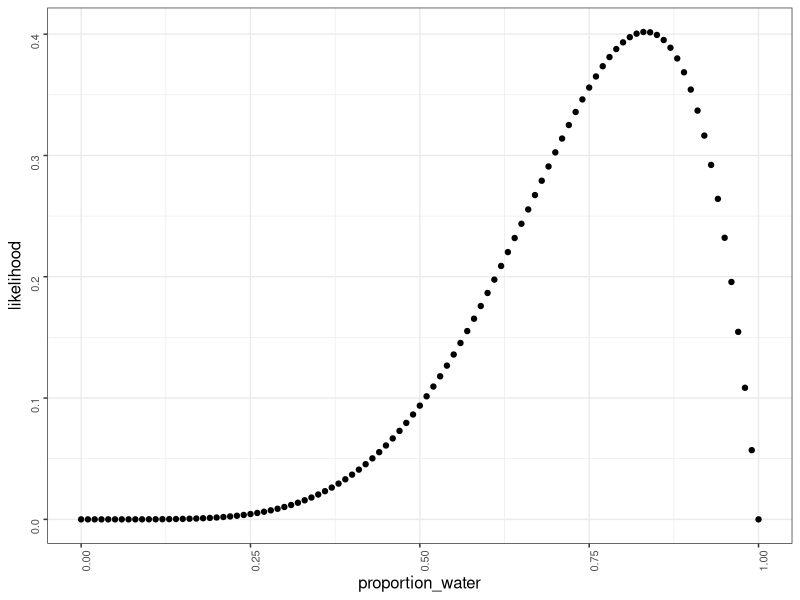
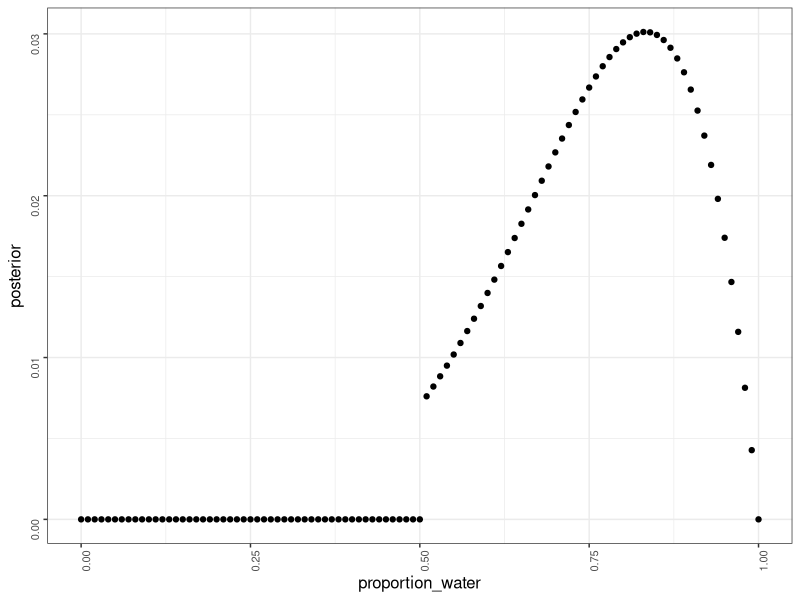

These charts were generated, in order, by the following R code:
## ---- chunk 1
knitr::opts_chunk$set(echo = TRUE,
                      warning = FALSE)
library(tidyverse)
## ---- chunk 2
data=tibble(trial = seq(1,6), outcome=c("W","W","L","W","W","W"))
## ---- chunk 3
stepsize=0.01
likelhood_tab <- tibble(proportion_water = seq(0,1,stepsize) , likelihood = 0)

#convert data into information we need to calculate binomial probability
ntot=nrow(data) #calculate number of draws AKA number of rows in df
nwater = nrow(filter(data,outcome=="W"))

likelhood_tab<-mutate(likelhood_tab, likelihood=dbinom(nwater,ntot,proportion_water))

ggplot( data=likelhood_tab , aes(x=proportion_water, y=likelihood))+
  geom_point()+
  theme_bw()+ 
  theme(axis.text=element_text(family="Helvetica",
                               size=8,
                               angle=90),
        text=element_text(family="Helvetica",
                          size=12),
        legend.position = "none")
## ---- chunk 4
likelhood_tab <- mutate(likelhood_tab, prior=round(proportion_water)) %>%
  mutate(unstd.posterior=prior*likelihood) %>%
  mutate(posterior = unstd.posterior/sum(unstd.posterior)) %>% 
  view()

ggplot(data=likelhood_tab, aes(x=proportion_water, y=posterior))+
  geom_point()+
  theme_bw()+ 
  theme(axis.text=element_text(family="Helvetica",
                               size=8,
                               angle=90),
        text=element_text(family="Helvetica", 
                          size=12),
        legend.position = "none")
